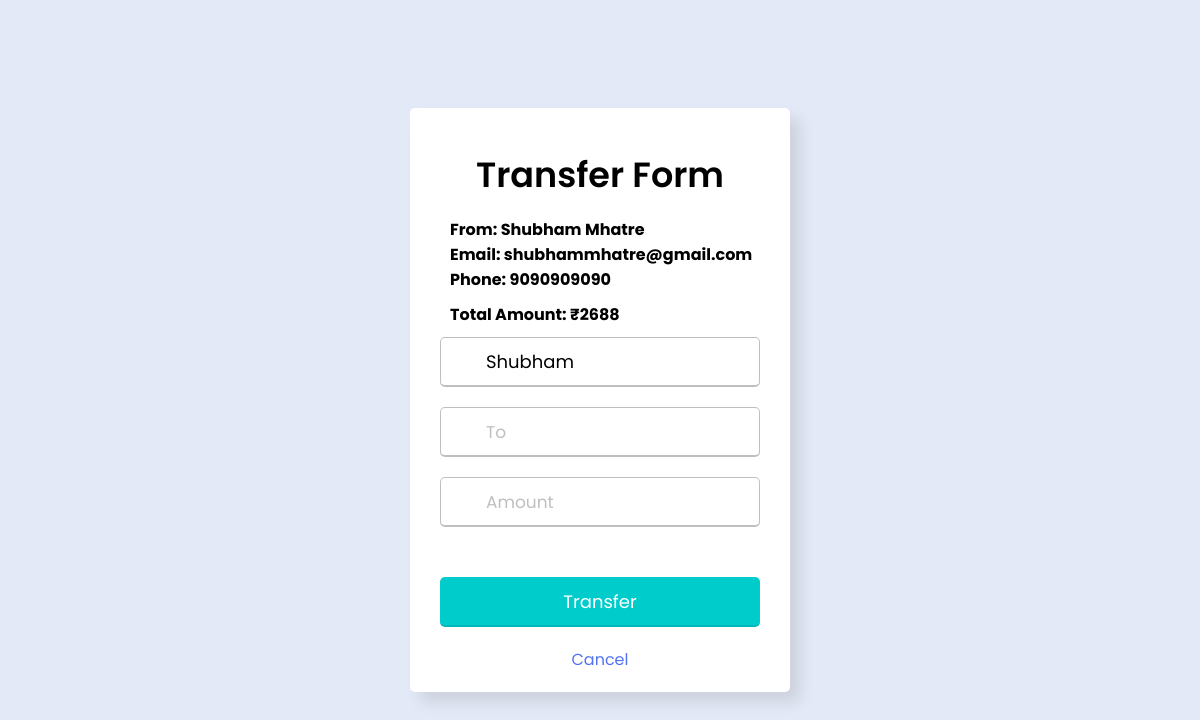
The page /payment/1 on the database its author committed.
### Bank/models.py (models this page shows, shortened)
class Customers(models.Model):
    cust_id = models.CharField(max_length=120)
    first_name = models.CharField(max_length=120)
    last_name = models.CharField(max_length=120)
    cust_email = models.EmailField()
    cust_phone = models.IntegerField()
    cust_amount = models.IntegerField()

### Bank/views.py (the view, shortened to what this page needs)
# urls.py: path("payment/<str:cust_id>", views.payment, name='payment'),
def payment(request, cust_id):
    custom = Customers.objects.get(cust_id=cust_id)
    return render(request, 'payment.html', {'custom': custom})

### templates/payment.html (shortened to what this page needs)
<!DOCTYPE html>
<html lang="en">
<head>
    {% load static %}
    <link rel="stylesheet" href="{% static 'css/payment.css' %}">
</head>
<body>
    <form method="POST">
        <div class="wrapper">
            <header>Transfer Form</header>
            <h4 style="padding-left: 10px; text-align: left;">From: {{custom.first_name}} {{custom.last_name}}</h4>
            <h4 style="padding-left: 10px; text-align: left;">Email: {{custom.cust_email}}</h4>
            <h4 style="padding-left: 10px; text-align: left;">Phone: {{custom.cust_phone}}</h4>
            <h4 style="padding: 10px; text-align: left;">Total Amount: ₹{{custom.cust_amount}}</h4>
            <div class="field from">
                <div class="input-area">
                    <input type="text" name="from_user" value="{{custom.first_name}}" readonly>
                </div>
            </div>
            <div class="field to">
                <div class="input-area">
                    <input type="text" name="to_user" placeholder="To">
                </div>
            </div>
            <div class="field amount">
                <div class="input-area">
                    <input type="text" name="amount" placeholder="Amount">
                </div>
            </div>
            <input type="submit" value="Transfer" name="submit">
            <div style="padding: 20px;">
                <a href="/customers">Cancel</a>
            </div>
        </div>
    </form>
</body>
</html>

### Static/css/payment.css (style rules this page uses)
* { margin: 0; padding: 0; box-sizing: border-box; font-family: "Poppins", sans-serif; }
body { width: 100%; height: 100vh; display: flex; align-items: center; justify-content: center; background: #E4E9F7; }
.wrapper { width: 380px; padding: 40px 30px 0px 30px; background: #fff; border-radius: 5px; text-align: center; box-shadow: 10px 10px 15px rgba(0, 0, 0, 0.1); }
.wrapper header { font-size: 35px; font-weight: 600; padding-bottom: 5%; }
form .field { width: 100%; margin-bottom: 20px; }
form .field .input-area { height: 50px; width: 100%; position: relative; }
form input { width: 100%; height: 100%; outline: none; padding: 0 45px; font-size: 18px; background: none; caret-color: #5372F0; border-radius: 5px; border: 1px solid #bfbfbf; border-bottom-width: 2px; transition: all 0.2s ease; }
form input::placeholder { color: #bfbfbf; font-size: 17px; }
.wrapper a { color: #5372F0; text-decoration: none; }
form input[type="submit"] { height: 50px; margin-top: 30px; color: #fff; padding: 0; border: none; background: #00cccc; cursor: pointer; border-bottom: 2px solid rgba(0, 0, 0, 0.1); transition: all 0.3s ease; }

### rows shown on the page
Customers: first_name "Shubham", last_name "Mhatre", cust_email "shubhammhatre@gmail.com", cust_phone "9090909090", cust_amount "2688", from_user "Shubham"
